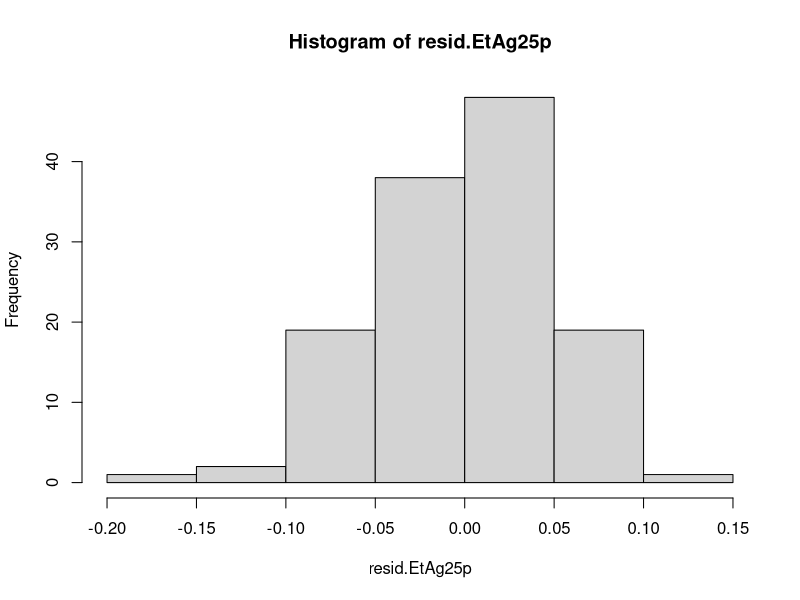
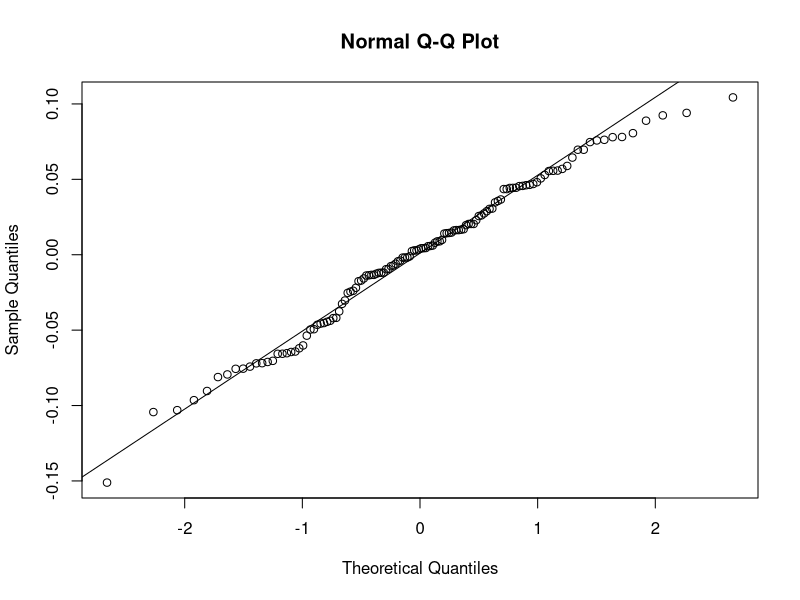
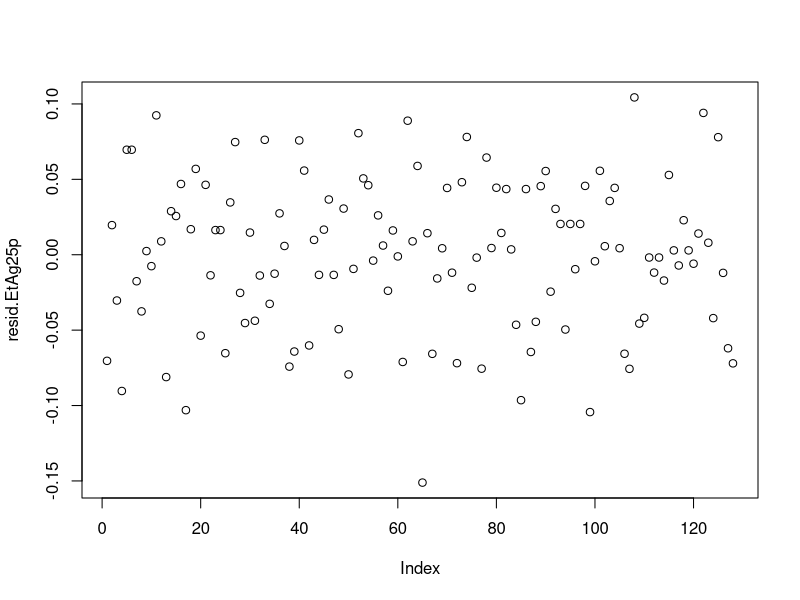
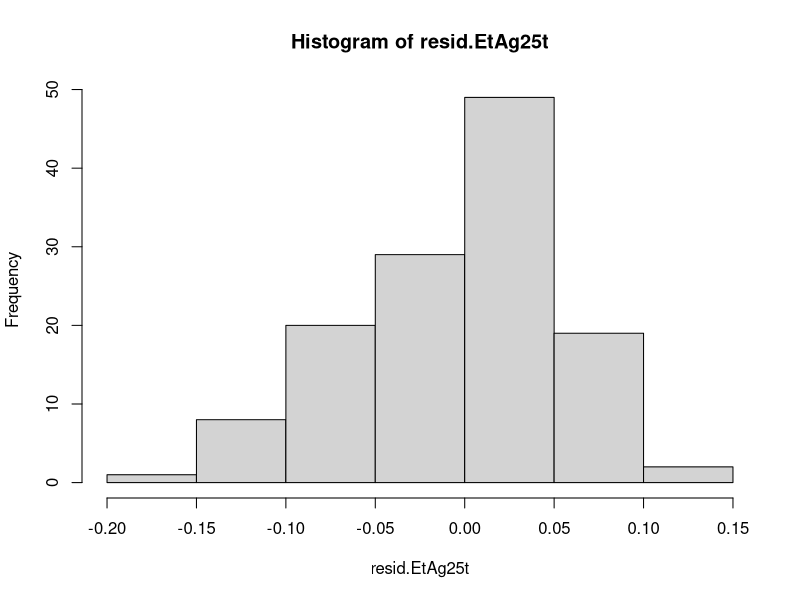
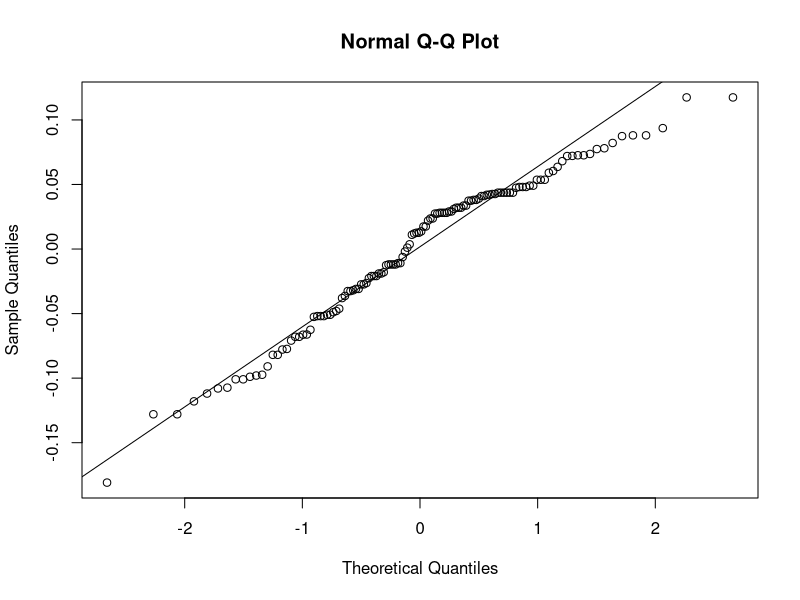
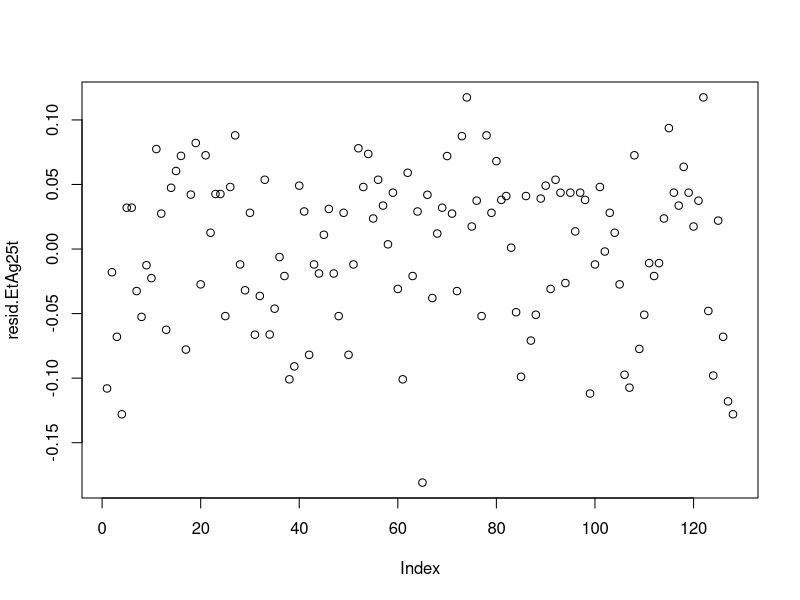
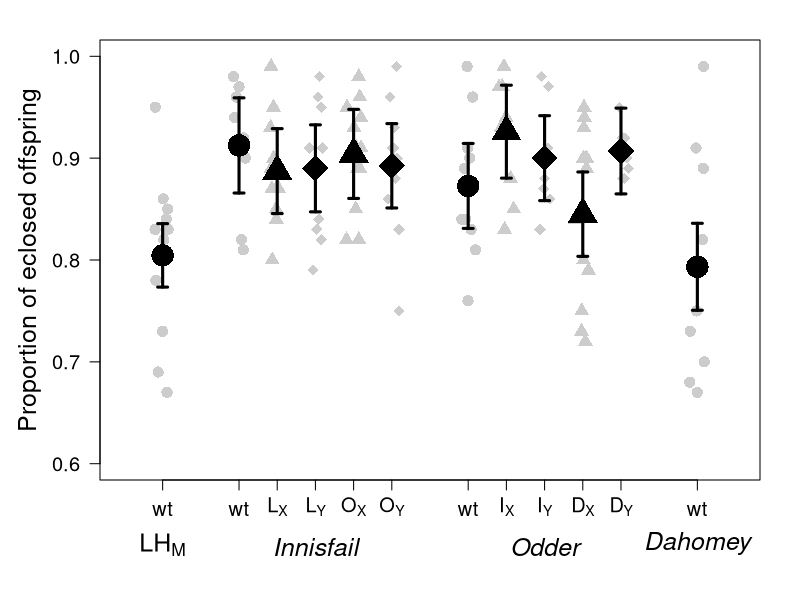
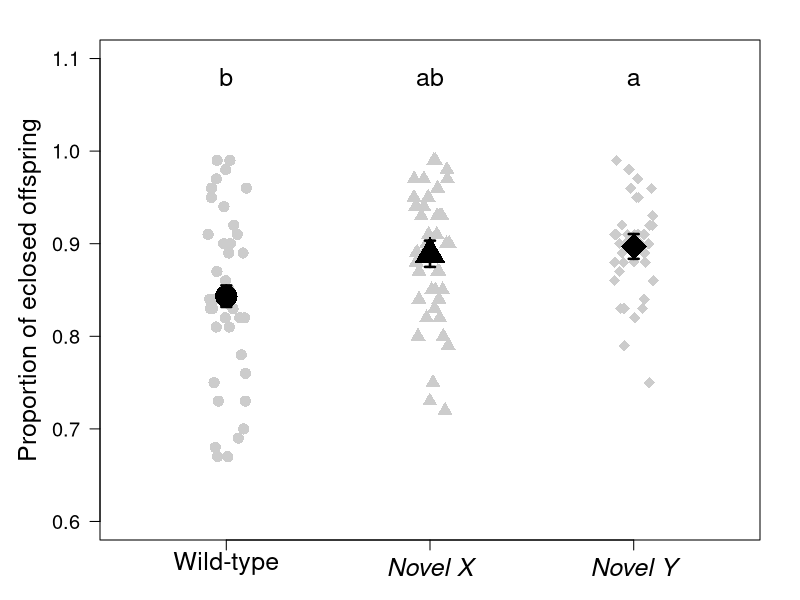

Source code (R) for these figures, in order:
################################################################################################
######################## EGG-TO-ADULT OFFSPRING VIABILITY, GENERATION 25 #######################
################################################################################################

#Set up environment
library(car)
library(Hmisc)
library(lme4)
library(lmerTest)
library(multcomp)

#Read in csv file with data
EtAg25.data <- read.table(file = "EggToAdultViabilityG25.csv", header = T, sep = ",")


##########################################  STATISTIC  #########################################


### CALCULATE THE PROPORTION OF ECLOSED OFFSPRING ###
EtAg25.data$prop_eclose <- EtAg25.data$eclosed / 100


##############################
######### POPULATION #########
##############################


### LINEAT MODEL ###

#Linear mixed model testing if population has a significant effect on the offspring survival with block
model.EtAg25p <- lmer(prop_eclose ~ population + block + (1|population:rep_population), data = EtAg25.data)
#ANOVA
anova(model.EtAg25p, test = "F")
#Not significant, P = 0.474963
#Block is significant, P = 0.003412
ranova(model.EtAg25p)
# Nested factor is significant, P = 0.01122


#Homogeneity of variances
leveneTest(EtAg25.data$prop_eclose, EtAg25.data$population)
#Significant, can't perhaps not use ANOVA

#Test the model by looking at the residuls
resid.EtAg25p <- residuals(model.EtAg25p)
hist(resid.EtAg25p)
shapiro.test(resid.EtAg25p)
qqnorm(resid.EtAg25p)
qqline(resid.EtAg25p)
plot(resid.EtAg25p)
#The residuls are normally distrubuted, meaning that the model is valid



#############################
######### TREATMENT #########
#############################


### LINEAT MODEL ###

#Linear mixed model testing if treatment has a significant effect on the offspring survival with block
model.EtAg25t <- lmer(prop_eclose ~ treatment + block + (1|treatment:rep_population), data = EtAg25.data)
#ANOVA
anova(model.EtAg25t, test = "F")
#Not significant, P = 0.0001467
#Block is significant, P = 1.717e-09
ranova(model.EtAg25t)
#Nested factor is not significant, P = 1


#Homogeneity of variances
leveneTest(EtAg25.data$prop_eclose, EtAg25.data$treatment)
#Significant, assumption of homogeneity of variances is met

#Test the model by looking at the residul
resid.EtAg25t <- residuals(model.EtAg25t)
hist(resid.EtAg25t)
shapiro.test(resid.EtAg25t)
qqnorm(resid.EtAg25t)
qqline(resid.EtAg25t)
plot(resid.EtAg25t)
#The residuls are more or less normally distrubuted, meaning that the model is valid


#I do a post hoc test to see if any of the genotypes are significantly different from each other
RESULT.EtAg25t <- glht(model.EtAg25t, mcp(treatment = "Tukey"))
#Look at the results
summary(RESULT.EtAg25t)
#Wt is significant different from novel Y



#########################################  PLOT DATA  #########################################


#Create new dataframe for plotting
EtAg25plot <- EtAg25.data[c(1:5, 7)]
#Remove NAs
EtAg25plot <- EtAg25plot[which(is.na(EtAg25.data$prop_eclose) == F),]


### PLOT POPULATION ###

#Add fitted values
EtAg25plot$fittedPop <- fitted(model.EtAg25p)

#Caluclate mean
EtAg25pop.M <- tapply(EtAg25plot$fittedPop, EtAg25plot$population, mean)
#SE
EtAg25pop.SE <- (summary(model.EtAg25p)$coefficients[c(1:12), 2])


#Plot
par(mar = c(6, 5, 2, 2))
plot(NULL, xlim = c(0, 8), xlab = "", xaxt = "n", ylim = c(0.6, 1), ylab = "Proportion of eclosed offspring", 
     cex.axis = 1.2, cex.lab = 1.5, las = 1)
#Add points
stripchart(EtAg25plot$prop_eclose ~ EtAg25plot$population, add = T, vertical = T,
           method = "jitter", pch = c(16, 16,17,18,17,18, 16,17,18,17,18, 16), 
           cex = 1.5, col = "gray80", at = c(0.5, 1.5,2,2.5,3,3.5, 4.5,5,5.5,6,6.5, 7.5))
#Add errorbars
xEtAg25pop <- c(0.5, 1.5,2,2.5,3,3.5, 4.5,5,5.5,6,6.5, 7.5)
errbar(xEtAg25pop, EtAg25pop.M, EtAg25pop.M + EtAg25pop.SE, EtAg25pop.M - EtAg25pop.SE, 
       pch = c(16, 16,17,18,17,18, 16,17,18,17,18, 16), cex = c(3, 3,3,3.5,3,3.5, 3,3,3.5,3,3.5, 3), 
       lwd = 3, add = T)
#AXIS
axis(1, at = c(0.5, 1.5,2,2.5,3,3.5, 4.5,5,5.5,6,6.5, 7.5), cex.axis = 1.2,
     labels = c("wt", "wt", expression("L"["X"]), expression("L"["Y"]), expression("O"["X"]), expression("O"["Y"]),
                "wt", expression("I"["X"]), expression("I"["Y"]), expression("D"["X"]), expression("D"["Y"]), "wt"))
#And add text on top
mtext(expression("LH"["M"]), side = 1, line = 3, at = 0.5, cex = 1.5)
mtext(expression(italic("Innisfail")), side = 1, line = 3, at = 2.5, cex = 1.5)
mtext(expression(italic("Odder")), side = 1, line = 3, at = 5.5, cex = 1.5)
mtext(expression(italic("Dahomey")), side = 1, line = 3, at = 7.5, cex = 1.5)



### PLOT TREATMENT ###

#Add fitted values
EtAg25plot$fittedTreat <- fitted(model.EtAg25t)

#Caluclate mean
EtAg25treat.M <- tapply(EtAg25plot$fittedTreat, EtAg25plot$treatment, mean)
#SE
EtAg25treat.SE <- (summary(model.EtAg25t)$coefficients[c(1:3), 2])


#Plot
par(mar = c(3, 5, 2, 2))
plot(NULL, xlim = c(0.5, 3.5), xlab = "", xaxt = "n", ylim = c(0.6, 1.1), ylab = "Proportion of eclosed offspring", 
     cex.axis = 1.2, cex.lab = 1.5, las = 1)
#Add points
stripchart(EtAg25plot$prop_eclose ~ EtAg25plot$treatment, add = T, vertical = T, 
           method = "jitter", pch = c(16, 17, 18), cex = 1.5, col = "gray80")
#Add errorbars
xEtAg25treat <- c(1, 2, 3)
errbar(xEtAg25treat, EtAg25treat.M, EtAg25treat.M + EtAg25treat.SE, EtAg25treat.M - EtAg25treat.SE, 
       pch = c(16, 17, 18), cex = c(3, 3, 3.5), lwd = 2.5, add = T)
#AXIS
axis(1, at = seq (1, 3, by = 1), cex.axis = 1.5, 
     labels = c("Wild-type", expression(italic("Novel X")), expression(italic("Novel Y"))))
#Mark significant between the genotypes with letters
mtext("b", side = 3, line = -2.5, at = 1, cex = 1.5)
mtext("ab", side = 3, line = -2.5, at = 2, cex = 1.5)
mtext("a", side = 3, line = -2.5, at = 3, cex = 1.5)
